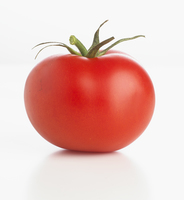
#> input picture Liburutegien analisia/1-Ikusmen artifiziala/1 - Elementuak detektatzen/Argazkiak/tomato.jpg, 184 x 200 px
$ jupyter execute '02-OpenCV - Irudietan elementuak detektatzen_2.ipynb'   (older library calls are emulated)
#> lines starting #> are read from the running program, lines starting #| are printed output that depends on the picture; after the words box and inside, x2 and y2 are one past the last pixel; in counts of white or black regions, pixels touching at a corner belong together; long printed decimals are rounded
Orain arte egin ditugun inguratze guztiak gris eskalan egin dira eta hemen egingo duguna berriz hsv eskalan egingo da. HSV sistema erabiliko dugu koloreen filtrazioak egiteko egokiagoa delako, baita errazena berarekin lan egiteko ere.

__HSV__

1. 0tik-360ra kolorea izango da, baina OpenCV 0tik-180ra.
    1. 0 gorria izango da.
    2. 60 horia izango da.
    3. 120 berdea izango da.
    4. 180 cian izango da.
    5. 240 urdina izango da.
    6. 300 morea izango da.
2. 0tik-255era saturazioa izango da.
    1. 0 saturaziorik gabe, txuria.
    2. 255 kolore maximoa izango da.
3. 0tik-255era argitasuna izango da.
    1. 0 beltza izango da.
    2. 255 kolorea argitasun guztiarekin.

[cell 1]
import numpy as np
import cv2

[cell 2]
img = cv2.imread('Argazkiak/tomato.jpg')
#> img is the input picture: shape (200, 184, 3); mean B, G, R 186.3, 191.5, 231.9

[cell 3]
hsv = cv2.cvtColor(img, cv2.COLOR_BGR2HSV)
#> hsv: shape (200, 184, 3); mean H, S, V 8.8, 56.7, 232
cv2.imshow('hsv irudia', hsv)
cv2.waitKey(0)
cv2.destroyAllWindows()

[cell 4]
yellowLow = (0, 80, 10)
yellowUp = (15, 255, 255)

[cell 5]
mask = cv2.inRange(hsv, yellowLow, yellowUp)
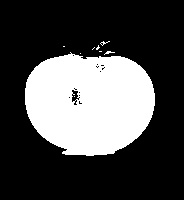
#> mask: shape (200, 184); 28.9% white; 9 white regions (8 under 20 px), largest, box (x1, y1, x2, y2) and area: (25, 52, 155, 156) 10598
cv2.imshow('maskaradun irudia', mask)
cv2.waitKey(0)
cv2.destroyAllWindows()

Behin azalpena emanda nola egingo den filtraketa, adibide bat egingo da tenis pelotearen inguraketarekin jarraituz.

[cell 6]
def read_rgb_image(image_name, show):
    rgb_image = cv2.imread(image_name)
    if show:
        cv2.imshow("RGB Image",rgb_image)
    return rgb_image

[cell 7]
def filter_color(rgb_image, lower_bound_color, upper_bound_color):
    #convert the image into the HSV color space
    hsv_image = cv2.cvtColor(rgb_image, cv2.COLOR_BGR2HSV)
    cv2.imshow("hsv image",hsv_image)

    #define a mask using the lower and upper bounds of the yellow color
    mask = cv2.inRange(hsv_image, lower_bound_color, upper_bound_color)

    return mask

[cell 8]
def getContours(binary_image):
    #_, contours, hierarchy = cv2.findContours(binary_image,
    #                                          cv2.RETR_TREE,
    #                                           cv2.CHAIN_APPROX_SIMPLE)
    contours, hierarchy = cv2.findContours(binary_image,
                                            cv2.RETR_EXTERNAL,
	                                         cv2.CHAIN_APPROX_SIMPLE)
    return contours

[cell 9]
def draw_ball_contour(binary_image, rgb_image, contours):
    black_image = np.zeros([binary_image.shape[0], binary_image.shape[1],3],'uint8')

    for c in contours:
        area = cv2.contourArea(c)
        perimeter= cv2.arcLength(c, True)
        ((x, y), radius) = cv2.minEnclosingCircle(c)
        if (area>100):
            cv2.drawContours(rgb_image, [c], -1, (150,250,150), 1)
            cv2.drawContours(black_image, [c], -1, (150,250,150), 1)
            cx, cy = get_contour_center(c)
            cv2.circle(rgb_image, (cx,cy),(int)(radius),(0,0,255),1)
            cv2.circle(black_image, (cx,cy),(int)(radius),(0,0,255),1)
            cv2.circle(black_image, (cx,cy),5,(150,150,255),-1)
            print ("Area: {}, Perimeter: {}".format(area, perimeter))
    print ("number of contours: {}".format(len(contours)))
    cv2.imshow("RGB Image Contours",rgb_image)
    cv2.imshow("Black Image Contours",black_image)

[cell 10]
def get_contour_center(contour):
    M = cv2.moments(contour)
    cx=-1
    cy=-1
    if (M['m00']!=0):
        cx= int(M['m10']/M['m00'])
        cy= int(M['m01']/M['m00'])
    return cx, cy

[cell 11]
def main():
    image_name = 'Argazkiak/tennisball01.jpg'
    yellowLower =(30, 150, 100)
    yellowUpper = (38, 255, 255)
    rgb_image = read_rgb_image(image_name, True)
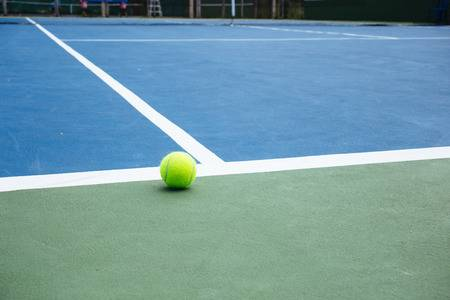
#> input picture Liburutegien analisia/1-Ikusmen artifiziala/1 - Elementuak detektatzen/Argazkiak/tennisball01.jpg, 450 x 300 px
#> in read_rgb_image, rgb_image is the input picture: shape (300, 450, 3); mean B, G, R 163.1, 153.2, 114.3
    binary_image_mask = filter_color(rgb_image, yellowLower, yellowUpper)
#> in filter_color, `hsv_image = cv2.cvtColor(rgb_image, cv2.COLOR_BGR2HSV)`: hsv_image: shape (300, 450, 3); mean H, S, V 86.4, 88.9, 174.5
#> in filter_color, `mask = cv2.inRange(hsv_image, lower_bound_color, upper_bound_color)`:
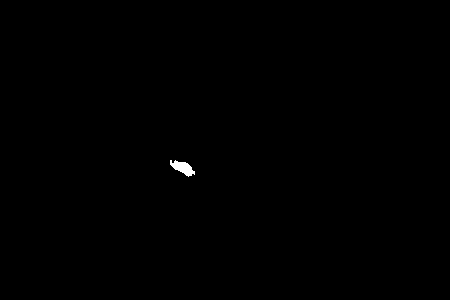
#> mask: shape (300, 450); 0.16% white; 1 white region
    contours = getContours(binary_image_mask)
#> in getContours, `contours, hierarchy = cv2.findContours(binary_image, cv2.RETR_EXTERNAL..`: contours = 1 contour; box (x1, y1, x2, y2) and area: (170, 160, 195, 177) 190
    draw_ball_contour(binary_image_mask, rgb_image,contours)

    cv2.waitKey(0)
    cv2.destroyAllWindows()

[cell 12]
if __name__ == '__main__':
    main()
#> the loop in draw_ball_contour, `for c in contours:` made 1 pass
#> (area, perimeter, x, y, radius, cx, cy) on pass 1: (189.5, 72.18, 182, 167, 13.89, 182, 167)
#| Area: 189.5, Perimeter: 72.184
#> after the loop in draw_ball_contour, `for c in contours:`:
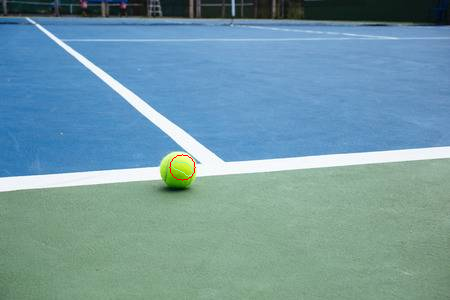
#> rgb_image: shape (300, 450, 3); 0.09% of pixels changed, all inside (x1, y1, x2, y2) = (169, 154, 196, 181)
#| number of contours: 1
